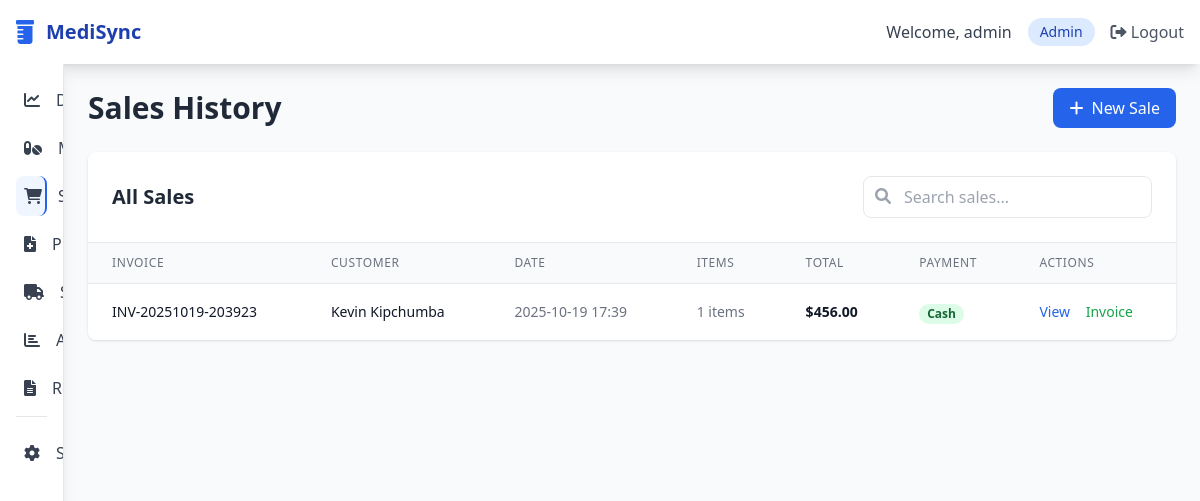
/sales (signed in), run on the app's committed database.
### models.py (models this page shows, shortened)
class User(UserMixin, db.Model):
    __tablename__ = 'users'
    id = db.Column(db.Integer, primary_key=True)
    username = db.Column(db.String(80), unique=True, nullable=False)
    email = db.Column(db.String(120), unique=True, nullable=False)
    password_hash = db.Column(db.String(128))
    role = db.Column(db.String(20), nullable=False)  # admin, pharmacist, cashier
    is_active = db.Column(db.Boolean, default=True)
    created_at = db.Column(db.DateTime, default=datetime.utcnow)
    last_login = db.Column(db.DateTime)
    def can_access_module(self, module):
        access_rules = {
            'admin': ['dashboard', 'medicines', 'sales', 'prescriptions', 'suppliers', 'analytics', 'reports', 'settings'],
            'pharmacist': ['dashboard', 'medicines', 'sales', 'prescriptions', 'reports'],
            'cashier': ['dashboard', 'sales']
        }
        return module in access_rules.get(self.role, [])

class Sale(db.Model):
    id = db.Column(db.Integer, primary_key=True)
    invoice_number = db.Column(db.String(50), unique=True)
    customer_name = db.Column(db.String(100))
    customer_phone = db.Column(db.String(20))
    total_amount = db.Column(db.Float, nullable=False)
    discount = db.Column(db.Float, default=0.0)
    tax_amount = db.Column(db.Float, default=0.0)
    final_amount = db.Column(db.Float, nullable=False)
    payment_method = db.Column(db.String(20))  # cash, card, upi
    cashier_id = db.Column(db.Integer, db.ForeignKey('users.id'))
    created_at = db.Column(db.DateTime, default=datetime.utcnow)
    cashier = db.relationship('User', backref=db.backref('sales', lazy=True))
    items = db.relationship('SaleItem', backref='sale', lazy=True, cascade='all, delete-orphan')

### app.py (the view)
@app.route('/sales')
@login_required
def sales():
    if not current_user.can_access_module('sales'):
        flash('Access denied', 'danger')
        return redirect(url_for('dashboard'))
    sales_list = Sale.query.order_by(Sale.created_at.desc()).all()
    return render_template('sales/index.html', sales=sales_list)

### app.py (called while the page is built)
@login_manager.user_loader
def load_user(user_id):
    return User.query.get(int(user_id))

### templates/sales/index.html (shortened to what this page needs)
{% extends "base.html" %}
{% block content %}
<div class="flex justify-between items-center mb-6">
    <h1 class="text-3xl font-bold text-gray-800">Sales History</h1>
    <a href="{{ url_for('new_sale') }}" class="bg-blue-600 text-white px-4 py-2 rounded-lg hover:bg-blue-700 transition duration-200">
        <i class="fas fa-plus mr-2"></i>New Sale
    </a>
</div>
<div class="bg-white rounded-lg shadow overflow-hidden">
    <div class="p-6 border-b">
        <div class="flex justify-between items-center">
            <h2 class="text-xl font-semibold text-gray-800">All Sales</h2>
            <div class="relative">
                <input type="text" placeholder="Search sales..." class="pl-10 pr-4 py-2 border rounded-lg focus:outline-none focus:ring-2 focus:ring-blue-500">
                <i class="fas fa-search absolute left-3 top-3 text-gray-400"></i>
            </div>
        </div>
    </div>
    <div class="overflow-x-auto">
        <table class="min-w-full divide-y divide-gray-200">
            <thead class="bg-gray-50">
                <tr>
                    <th class="px-6 py-3 text-left text-xs font-medium text-gray-500 uppercase tracking-wider">Invoice</th>
                    <th class="px-6 py-3 text-left text-xs font-medium text-gray-500 uppercase tracking-wider">Customer</th>
                    <th class="px-6 py-3 text-left text-xs font-medium text-gray-500 uppercase tracking-wider">Date</th>
                    <th class="px-6 py-3 text-left text-xs font-medium text-gray-500 uppercase tracking-wider">Items</th>
                    <th class="px-6 py-3 text-left text-xs font-medium text-gray-500 uppercase tracking-wider">Total</th>
                    <th class="px-6 py-3 text-left text-xs font-medium text-gray-500 uppercase tracking-wider">Payment</th>
                    <th class="px-6 py-3 text-left text-xs font-medium text-gray-500 uppercase tracking-wider">Actions</th>
                </tr>
            </thead>
            <tbody class="bg-white divide-y divide-gray-200">
                {% for sale in sales %}
                <tr>
                    <td class="px-6 py-4 whitespace-nowrap">
                        <div class="text-sm font-medium text-gray-900">{{ sale.invoice_number }}</div>
                    </td>
                    <td class="px-6 py-4 whitespace-nowrap">
                        <div class="text-sm text-gray-900">{{ sale.customer_name }}</div>
                    </td>
                    <td class="px-6 py-4 whitespace-nowrap text-sm text-gray-500">
                        {{ sale.created_at.strftime('%Y-%m-%d %H:%M') }}
                    </td>
                    <td class="px-6 py-4 whitespace-nowrap text-sm text-gray-500">
                        {{ sale.items|length }} items
                    </td>
                    <td class="px-6 py-4 whitespace-nowrap text-sm font-semibold text-gray-900">
                        ${{ "%.2f"|format(sale.final_amount) }}
                    </td>
                    <td class="px-6 py-4 whitespace-nowrap">
                        <span class="px-2 inline-flex text-xs leading-5 font-semibold rounded-full
                            {% if sale.payment_method == 'cash' %}bg-green-100 text-green-800
                            {% elif sale.payment_method == 'card' %}bg-blue-100 text-blue-800
                            {% else %}bg-purple-100 text-purple-800{% endif %}">
                            {{ sale.payment_method|title }}
                        </span>
                    </td>
                    <td class="px-6 py-4 whitespace-nowrap text-sm font-medium">
                        <a href="{{ url_for('sale_detail', sale_id=sale.id) }}" class="text-blue-600 hover:text-blue-900 mr-3">View</a>
                        <a href="{{ url_for('generate_invoice', sale_id=sale.id) }}" class="text-green-600 hover:text-green-900">Invoice</a>
                    </td>
                </tr>
                {% endfor %}
            </tbody>
        </table>
    </div>
</div>
{% endblock %}

### templates/base.html (shortened to what this page needs)
<!DOCTYPE html>
<html lang="en">
<head>
    <script src="https://cdn.tailwindcss.com"></script>
    <link href="https://cdnjs.cloudflare.com/ajax/libs/font-awesome/6.0.0/css/all.min.css" rel="stylesheet">
</head>
<body class="bg-gray-50">
    <nav class="bg-white shadow-lg">
        <div class="max-w-7xl mx-auto px-4">
            <div class="flex justify-between items-center h-16">
                <div class="flex items-center">
                    <i class="fas fa-prescription-bottle text-blue-600 text-2xl mr-3"></i>
                    <span class="text-xl font-bold text-blue-800">MediSync</span>
                </div>
                <div class="flex items-center space-x-4">
                    <span class="text-gray-700">Welcome, {{ current_user.username }}</span>
                    <span class="px-3 py-1 bg-blue-100 text-blue-800 rounded-full text-sm">{{ current_user.role|title }}</span>
                    <a href="{{ url_for('logout') }}" class="text-gray-600 hover:text-blue-600 transition duration-200">
                        <i class="fas fa-sign-out-alt"></i> Logout
                    </a>
                </div>
            </div>
        </div>
    </nav>
    <div class="flex">
        <div class="sidebar bg-white w-16 hover:w-64 h-screen shadow-lg overflow-hidden border-r border-gray-200">
            <div class="p-4">
                <ul class="space-y-2">
                    <li>
                        <a href="{{ url_for('dashboard') }}" class="menu-item flex items-center p-2 text-gray-700 hover:bg-blue-50 rounded-lg ">
                            <i class="fas fa-chart-line w-8 text-center"></i>
                            <span class="ml-4 font-medium">Dashboard</span>
                        </a>
                    </li>
                    {% if current_user.role in ['admin', 'pharmacist'] %}
                    <li>
                        <a href="{{ url_for('medicines') }}" class="menu-item flex items-center p-2 text-gray-700 hover:bg-blue-50 rounded-lg ">
                            <i class="fas fa-pills w-8 text-center"></i>
                            <span class="ml-4 font-medium">Medicines</span>
                        </a>
                    </li>
                    {% endif %}
                    <li>
                        <a href="{{ url_for('sales') }}" class="menu-item flex items-center p-2 text-gray-700 hover:bg-blue-50 rounded-lg {% if request.endpoint.startswith('sale') %}bg-blue-50 text-blue-600 border-r-2 border-blue-600{% endif %}">
                            <i class="fas fa-shopping-cart w-8 text-center"></i>
                            <span class="ml-4 font-medium">Sales</span>
                        </a>
                    </li>
                    {% if current_user.role in ['admin', 'pharmacist'] %}
                    <li>
                        <a href="{{ url_for('prescriptions') }}" class="menu-item flex items-center p-2 text-gray-700 hover:bg-blue-50 rounded-lg ">
                            <i class="fas fa-file-medical w-8 text-center"></i>
                            <span class="ml-4 font-medium">Prescriptions</span>
                        </a>
                    </li>
                    {% endif %}
                    {% if current_user.role == 'admin' %}
                    <li>
                        <a href="{{ url_for('suppliers') }}" class="menu-item flex items-center p-2 text-gray-700 hover:bg-blue-50 rounded-lg ">
                            <i class="fas fa-truck w-8 text-center"></i>
                            <span class="ml-4 font-medium">Suppliers</span>
                        </a>
                    </li>
                    {% endif %}
                    {% if current_user.role == 'admin' %}
                    <li>
                        <a href="#analytics" class="menu-item flex items-center p-2 text-gray-700 hover:bg-blue-50 rounded-lg">
                            <i class="fas fa-chart-bar w-8 text-center"></i>
                            <span class="ml-4 font-medium">Analytics</span>
                        </a>
                    </li>
                    {% endif %}
                    {% if current_user.role in ['admin', 'pharmacist'] %}
                    <li>
                        <a href="#reports" class="menu-item flex items-center p-2 text-gray-700 hover:bg-blue-50 rounded-lg">
                            <i class="fas fa-file-alt w-8 text-center"></i>
                            <span class="ml-4 font-medium">Reports</span>
                        </a>
                    </li>
                    {% endif %}
                    {% if current_user.role == 'admin' %}
                    <li class="pt-4 mt-4 border-t border-gray-200">
                        <a href="#settings" class="menu-item flex items-center p-2 text-gray-700 hover:bg-blue-50 rounded-lg">
                            <i class="fas fa-cog w-8 text-center"></i>
                            <span class="ml-4 font-medium">Settings</span>
                        </a>
                    </li>
                    {% endif %}
                </ul>
            </div>
        </div>
        <main class="flex-1 p-6 overflow-auto">
            {% block content %}{% endblock %}
        </main>
    </div>
</body>
</html>

### templates/base.html (style rules this page uses)
.sidebar { transition: width 0.3s; }
.menu-item { transition: all 0.2s; }

### data on the page
User: username "admin", role "Admin"
Sale: invoice_number "INV-20251019-203923", customer_name "Kevin Kipchumba", created_at "2025-10-19 17:39", items|length "1", final_amount "456.00", payment_method "Cash"
